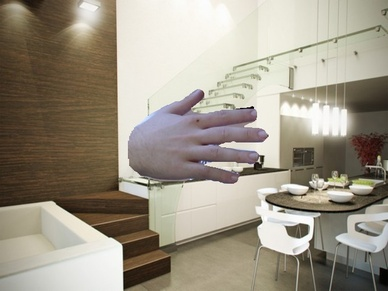
#> input picture Dataset/Imgs/img_013.jpg, 388 x 291 px, shrunk from 640 x 480 before the run; its folder holds 4 pictures in this run; the run also reads 1 picture not shown here
$ python Dataset_split.py
#> lines starting #> are read from the running program, lines starting #| are printed output that depends on the picture
import os
import random
import re
from PIL import Image

DATA_PATH = '../../Dataset/'
FRAME_PATH = DATA_PATH+'Imgs/'

# Function to split the dataset in training validation and test set

def dataset_split():

  # Create folders to hold images and masks
  folders = ['train_frames', 'val_frames', 'test_frames']

  for folder in folders:
    os.makedirs(DATA_PATH + folder)

  # Get all frames, sort them, shuffle them to generate data sets.
  all_frames = os.listdir(FRAME_PATH)

  random.seed(230)
  random.shuffle(all_frames)

  # Generate train, val, and test sets for frames
  train_split = int(0.7*len(all_frames))
  val_split = int(0.9 * len(all_frames))

  train_frames = all_frames[:train_split]
  val_frames = all_frames[train_split:val_split]
  test_frames = all_frames[val_split:]

  def add_frames(dir_name, image):

    img = Image.open(FRAME_PATH+image)
    img.save(DATA_PATH+'/{}'.format(dir_name)+'/'+image)


  frame_folders = [(train_frames, 'train_frames'), (val_frames, 'val_frames'),
                   (test_frames, 'test_frames')]

  # Add frames

  for folder in frame_folders:

    array = folder[0]
    name = [folder[1]] * len(array)

    list(map(add_frames, name, array))
#> this loop made 3 passes
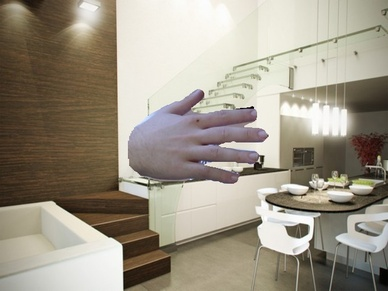
#> input picture Dataset/Imgs/img_013.jpg, 388 x 291 px, shrunk from 640 x 480 before the run
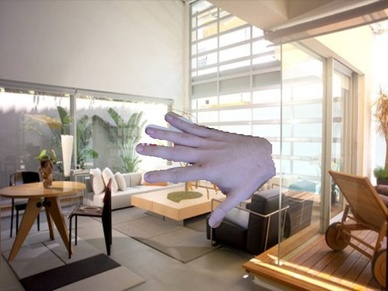
#> input picture Dataset/Imgs/img_006.jpg, 388 x 291 px, shrunk from 640 x 480 before the run
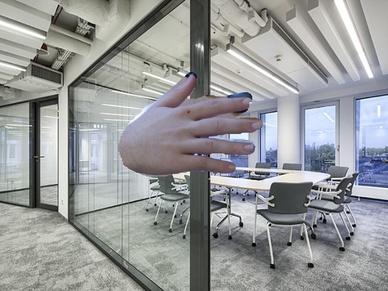
#> input picture Dataset/Imgs/img_017.jpg, 388 x 291 px, shrunk from 640 x 480 before the run
#> pass 3, in add_frames (call 4), `img = Image.open(FRAME_PATH+image)`:
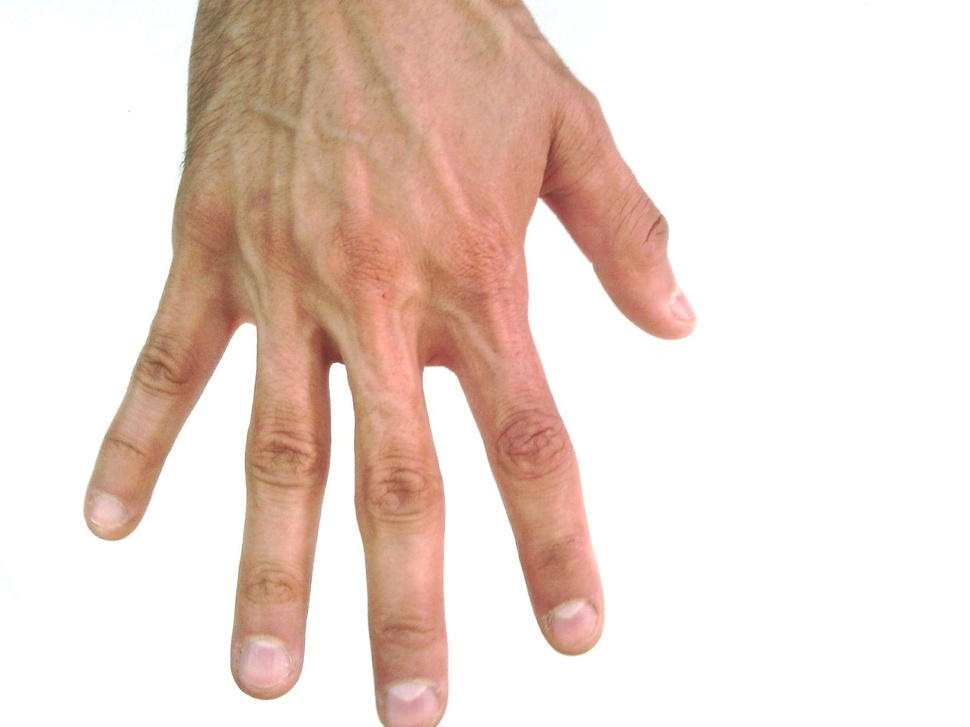
#> img: PIL image 970x727 RGB; mean R, G, B 236, 218.3, 209.7

if __name__ == '__main__':
  dataset_split()
